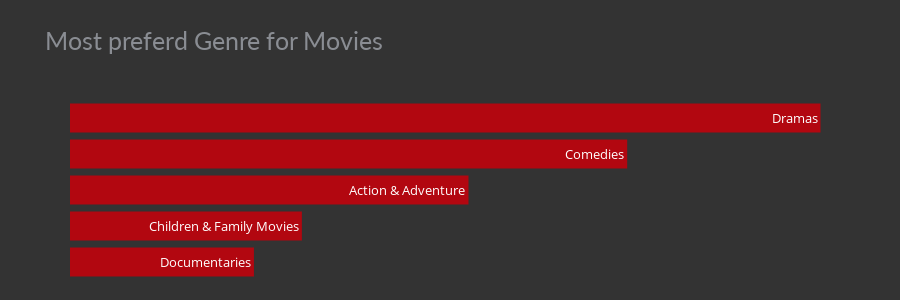

Here is the notebook cell this chart was saved with:
### Markdown cell above
<h4>Graph 7</h4>
<p>Now, let's analyze the people's preferred genre</p>

### Code cell
df_m = df[df['type'] == 'Movie']
df_m = pd.DataFrame(df_m['genre'].value_counts()).reset_index()

fig_bars = px.bar(df_m[:5], x='genre', y='index', text='index',
                title='Most preferd Genre for Movies',
                color_discrete_sequence=['#b20710'])
fig_bars.update_traces(hovertemplate=None, marker=dict(line=dict(width=0)))
fig_bars.update_xaxes(visible=False)
fig_bars.update_yaxes(visible=False, categoryorder='total ascending')
fig_bars.update_layout(height=300,
                    margin=dict(t=100, b=20, l=70, r=40),
                    hovermode="y unified",
                    plot_bgcolor='#333', paper_bgcolor='#333',
                    title_font=dict(size=25, color='#8a8d93',family="Lato, sans-serif"),
                    font=dict(color='#8a8d93', size=13))

### Figure 1 — Plotly figure (JSON) as saved in the notebook; plotly's stock layout.template omitted (floating-point values rounded to 4 significant figures)
{"data": [{"alignmentgroup": "True", "legendgroup": "", "marker": {"color": "#b20710", "line": {"width": 0}, "pattern": {"shape": ""}}, "name": "", "offsetgroup": "", "orientation": "h", "showlegend": false, "text": ["Dramas", "Comedies", "Action & Adventure", "Children & Family Movies", "Documentaries"], "textposition": "auto", "type": "bar", "x": [1518, 1127, 806, 469, 372], "xaxis": "x", "y": ["Dramas", "Comedies", "Action & Adventure", "Children & Family Movies", "Documentaries"], "yaxis": "y"}], "layout": {"barmode": "relative", "font": {"color": "#8a8d93", "size": 13}, "height": 300, "hovermode": "y unified", "legend": {"tracegroupgap": 0}, "margin": {"b": 20, "l": 70, "r": 40, "t": 100}, "paper_bgcolor": "#333", "plot_bgcolor": "#333", "title": {"font": {"color": "#8a8d93", "family": "Lato, sans-serif", "size": 25}, "text": "Most preferd Genre for Movies"}, "xaxis": {"anchor": "y", "domain": [0, 1], "title": {"text": "genre"}, "visible": false}, "yaxis": {"anchor": "x", "categoryorder": "total ascending", "domain": [0, 1], "title": {"text": "index"}, "visible": false}}}
